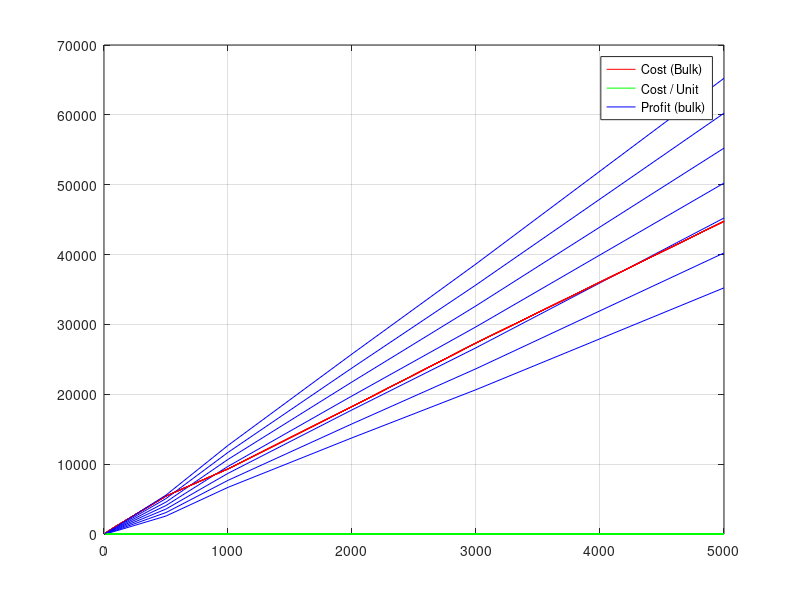

Recreate this plot in MATLAB.
price_point = 00;
price_lower = 16;
price_upper = 22;
for i=price_lower:price_upper
    price_point = i;
    scale = [10,100,500,1000,2000,3000,5000];
    grand_total = [137.0468,1150.88,5427.74,9320.68,18235.76,27341.64,44763.4];
    grand_product = grand_total./scale;
    grand_profit = (price_point*scale)-(grand_total);
    plot(scale,grand_total,'r');
    hold on;
    plot(scale, grand_product,'g');
    hold on;
    plot(scale, grand_profit,'b');
    hold on;
    legend('Cost (Bulk)', 'Cost / Unit' ,'Profit (bulk)');
    grid on;
end